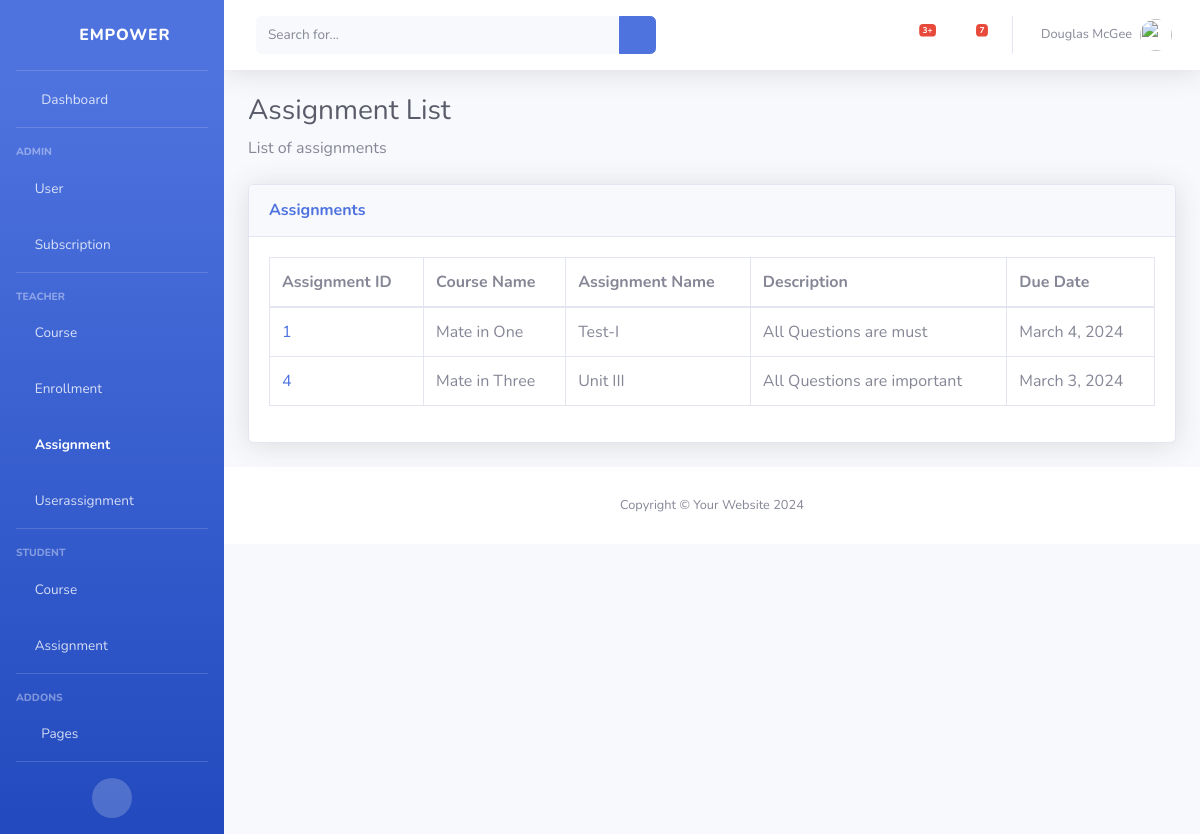
Page /assignments/ on the earlier database version.
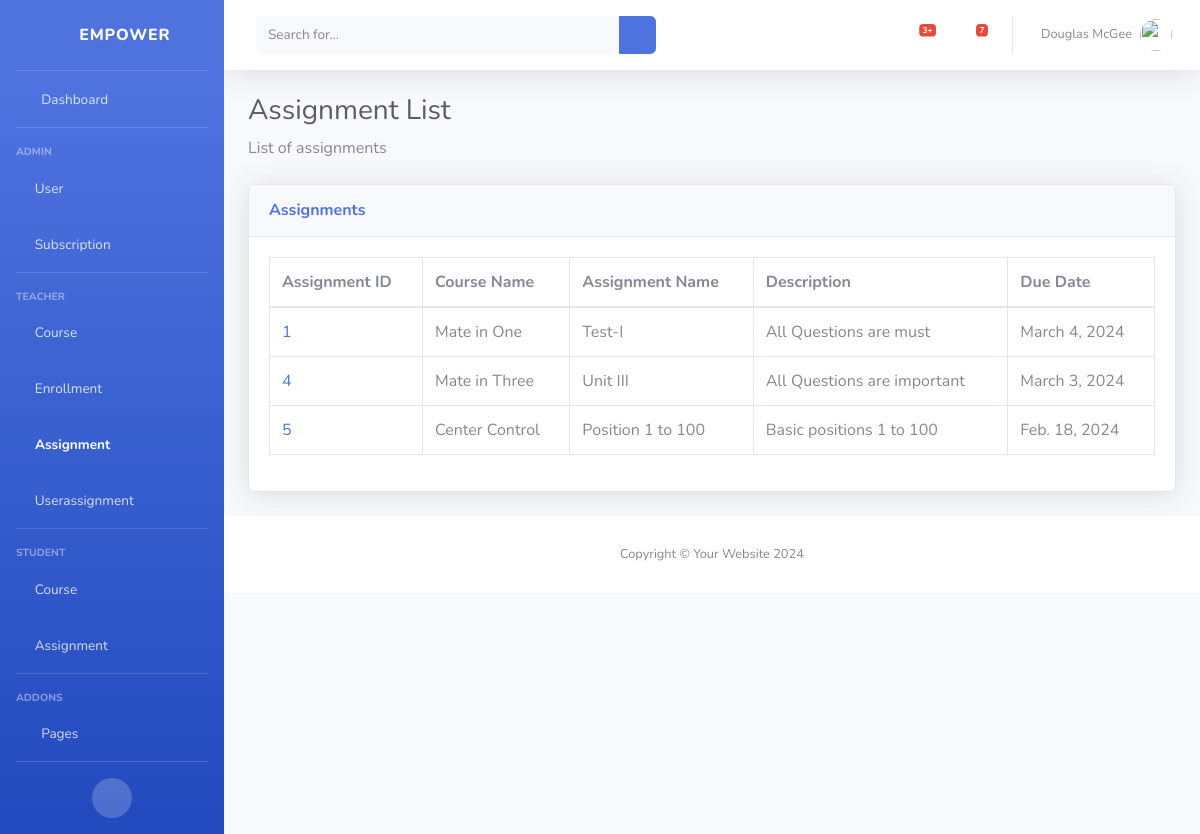
Same page on the later database version.
### classRoom/models.py (models this page shows)
class Assignment(models.Model):
    id = models.AutoField(primary_key=True)
    course = models.ForeignKey(Course, on_delete=models.CASCADE)
    assignment_name = models.CharField(max_length=100)
    description = models.TextField()
    due_date = models.DateField()

class Course(models.Model):
    id = models.AutoField(primary_key=True)
    course_name = models.CharField(max_length=100)
    course_description = models.TextField()

### classRoom/views.py (the view)
# urls.py: path('assignments/', view_assignments, name='view_assignments'),
def view_assignments(request):
    assignments = Assignment.objects.all()
    return render(request, 'assignments/view_assignments.html', {'assignments': assignments})

### classRoom/templates/assignments/view_assignments.html
{% extends 'base.html' %}
{% block content %}
<h1 class="h3 mb-2 text-gray-800">Assignment List</h1>
<p class="mb-4">List of assignments</p>
<div class="card shadow mb-4">
    <div class="card-header py-3">
        <h6 class="m-0 font-weight-bold text-primary">Assignments</h6>
    </div>
    <div class="card-body">
        <div class="table-responsive">
            <table class="table table-bordered" id="dataTable" width="100%" cellspacing="0">
                <thead>
                    <tr>
                        <th>Assignment ID</th>
                        <th>Course Name</th>
                        <th>Assignment Name</th>
                        <th>Description</th>
                        <th>Due Date</th>
                    </tr>
                </thead>
                <tbody>
                    {% for assignment in assignments %}
                        <tr>
                            <td><a href="{% url 'view_assignment' assignment.id %}">{{ assignment.id }}</a></td>
                            <td>{{ assignment.course.course_name }}</td>
                            <td>{{ assignment.assignment_name }}</td>
                            <td>{{ assignment.description }}</td>
                            <td>{{ assignment.due_date }}</td>
                        </tr>
                    {% endfor %}
                </tbody>
            </table>
        </div>
    </div>
</div>
{% endblock %}

Differences in the rows shown:
added Assignment: id "5", course.course_name "Center Control", assignment_name "Position 1 to 100", description "Basic positions 1 to 100", due_date "Feb. 18, 2024"
